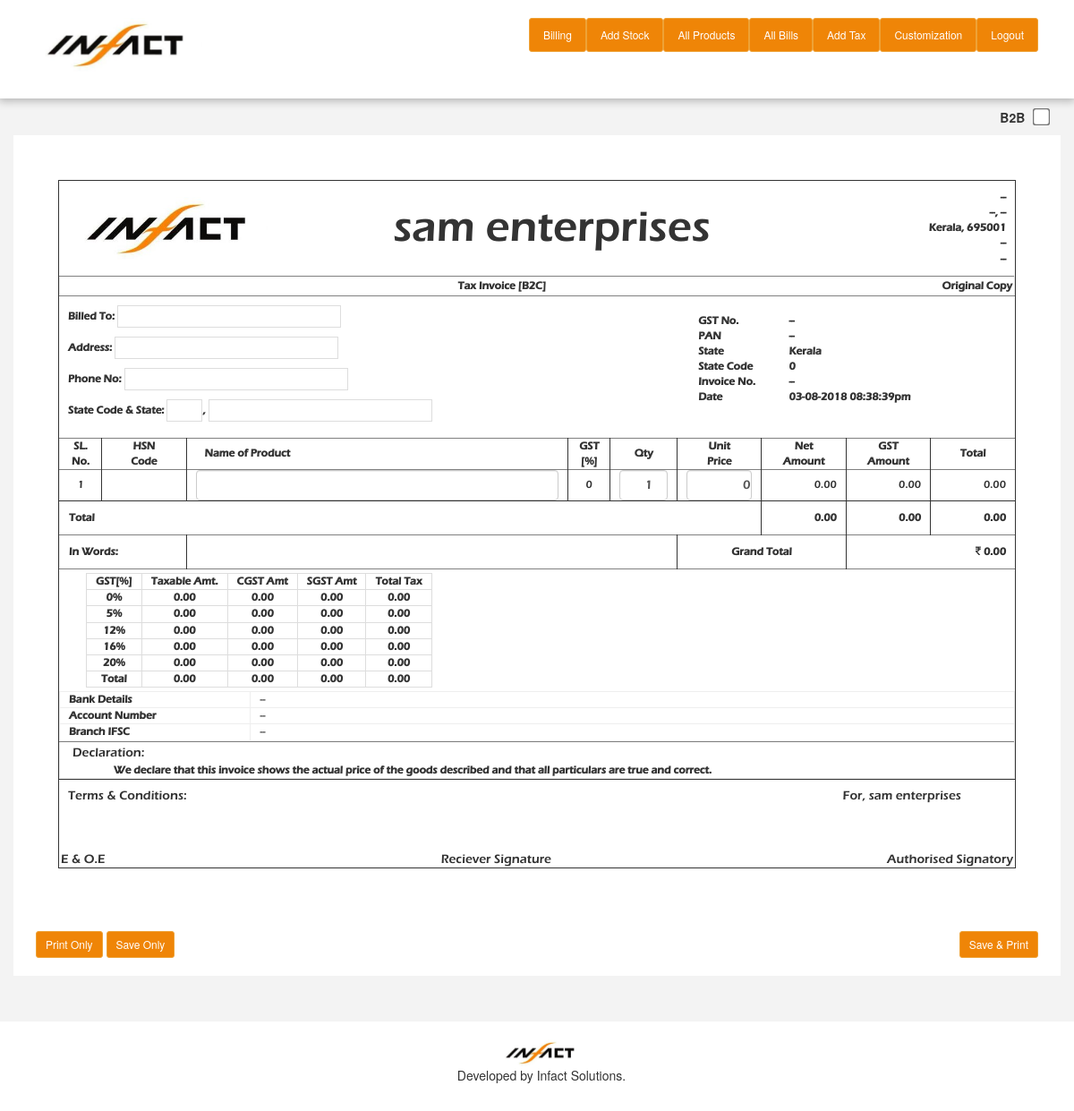
Screenshot of /billing.php (signed in) with the database file from the repository.
### tables this page shows
CREATE TABLE `company` (
  `id` int(11) NOT NULL AUTO_INCREMENT,
  `name` varchar(400) NOT NULL,
  `gst` varchar(30) NOT NULL,
  `pan` varchar(30) NOT NULL,
  `phone1` varchar(30) NOT NULL,
  `phone2` varchar(30) NOT NULL,
  `email` varchar(200) NOT NULL,
  `website` varchar(200) NOT NULL,
  `street` varchar(400) NOT NULL,
  `city` varchar(100) NOT NULL,
  `district` varchar(100) NOT NULL,
  `state` varchar(100) NOT NULL,
  `statecode` int(11) NOT NULL,
  `country` varchar(100) NOT NULL,
  `pin` int(11) NOT NULL,
  `bankname` varchar(100) NOT NULL,
  `bankaccno` varchar(100) NOT NULL,
  `bankifsc` varchar(100) NOT NULL,
  `created` date NOT NULL,
  `updated` date NOT NULL,
  `logo` varchar(200) NOT NULL,
  `password` varchar(50) NOT NULL,
  PRIMARY KEY (`id`)
);

CREATE TABLE `tax` (
  `id` int(11) NOT NULL AUTO_INCREMENT,
  `title` varchar(100) NOT NULL,
  `value` int(11) NOT NULL,
  `created` date NOT NULL,
  `updated` date NOT NULL,
  PRIMARY KEY (`id`)
);

### billing.php (the view, shortened to what this page needs)
<?php include("header.php");?>
<?php
$fetch_company_query = "SELECT * FROM `company`;";
$result_company = $conn->query($fetch_company_query);
if($result_company->num_rows>0){
	while($rows_company = $result_company->fetch_assoc()){
		$name 		= $rows_company['name'];
		$logo_url	= $rows_company['logo'];
		$gst 		= $rows_company['gst'];
		$pan 		= $rows_company['pan'];
		$state 		= $rows_company["state"];
		$statecode 	= $rows_company['statecode'];
		$phone1 	= $rows_company["phone1"];
		$email 		= $rows_company["email"];
		$street 	= $rows_company["street"];
		$city 		= $rows_company["city"];
		$district 	= $rows_company["district"];
		$state 		= $rows_company["state"];
		$pin 		= $rows_company["pin"];
		$bankname 	= $rows_company["bankname"];
		$bankaccno 	= $rows_company["bankaccno"];
		$bankifsc 	= $rows_company["bankifsc"];
	}
}
?>
<div class="container-fluid">
	<div class="container pad-v10">
		<div class="row">
			<div class="col-md-12 text-right">
				<b>B2B</b> &nbsp; <input type="checkbox" name="" class="type-change-field">
			</div>
		</div>
	</div>
	<div id="sectionToPrint" class="container bill-cont bill-table-container mar-b50">
		<div class="row">
			<div class="col-md-12">
				<div class="billing-table-container">
					<table class="bill-page-table" id="billHeader" width="100%" border="0">
						<tr>
							<th width="20%">
								<img alt="<?php echo $name;?>" class="bill-company-logo" src="<?php echo $logo_url;?>"/>
							</th>
							<th class="text-center">
								<h1 class="comp-name"><?php echo $name;?></h1>
							</th>
							<th width="20%" class="text-right">
								<p>
									<?php echo $street;?><br>
									<?php echo $city;?>, <?php echo $district;?><br>
									<?php echo $state;?>, <?php echo $pin;?><br>
									<?php echo $phone1;?><br>
									<?php echo $email;?><br>
								</p>
							</th>
						</tr>
					</table>
					<table class="bill-page-table" id="billHeaderSubInfo" width="100%" border="1">
						<tr>
							<th class="text-center">
								<span class="pull-right">Original Copy</span>
								<p class="bill-type-info">Tax Invoice [B2C]</p>
							</th>
						</tr>
					</table>
					<table class="bill-page-table" id="billHeaderInfo" width="100%" border="0">
						<tr>
							<th width="65%">
								<p>Billed To: <span class="customer-name-field" contentEditable></span></p>
								<p>Address: <span contentEditable class="customer-address-field"></span></p>
								<p>Phone No: <span class="customer-phone-field" contentEditable></span></p>
								<p>State Code &amp; State: <span class="state-code-field" contentEditable></span>, <span class="customer-state-field" contentEditable></span></p>
							</th>
							<th>
								<table>
									<tr>
										<th width="45%">GST No.</th>
										<td><?php echo $gst;?></td>
									</tr>
									<tr>
										<th>PAN</th>
										<td><?php echo $pan;?></td>
									</tr>
									<tr>
										<th>State</th>
										<td><?php echo $state;?></td>
									</tr>
									<tr>
										<th>State Code</th>
										<td><?php echo $statecode;?></td>
									</tr>
									<tr>
										<th>Invoice No.</th>
										<td class="bill-no-cell"> -- </td>
									</tr>
									<tr>
										<th>Date</th>
										<td><?php echo date("d-m-Y h:i:sa") ?></td>
									</tr>
								</table>
							</th>
						</tr>
					</table>
	<br>
					<table class="bill-page-table" id="billgeneratingTable" width="100%" border="1">
						<thead>
							<tr>
								<th width="4.42%" class="text-center">
									SL. <br>No.
								</th>
								<th width="8.84%" class="text-center">
									HSN<br>Code
								</th>
								<th class="text-left pad-h20">
									Name of Product
								</th>
								<th width="4.42%" class="text-center">
									GST <br>[%]
								</th>
								<th width="7%" class="text-center">
									Qty
								</th>
								<th width="8.84%" class="text-center">
									Unit <br>Price
								</th>
								<th width="8.84%" class="text-center">
									Net <br>Amount
								</th>
								<th width="8.84%" class="text-center">
									GST <br>Amount
								</th>
								<th width="8.84%" class="text-center">
									Total
								</th>
							</tr>
						</thead>
						<tbody id="billgeneratingTableBody">
							<tr class="billing-rows" data-row-count="1">
								<td class="text-center billcol-slno" data-row-count-slno="1">1</td>
								<td class="text-center billcol-code" data-row-count-code="1" ></td>
								<td class="text-center billcol-name">
									<input id="productInputField" class="form-control product-input-field" list="productsDdList" type="text" data-search-by="name" data-row-count-prdname="1"/>
								</td>
								<td class="text-center billcol-tax" data-row-count-prdtax="1">0</td>
								<td class="text-center billcol-qty">
									<input class="form-control form-pad-6 qty-input-field" data-row-count-prdqty="1" type="number" min="1" value="1" data-row-prd-rem="" />
								</td>
								<td class="text-center billcol-price">
									<input type="text" class="form-control form-pad-6 price-input-field" data-row-count-prdprice="1" min="0" value="0" />
								</td>
								<td class="text-center billcol-netamt" data-this-tax-val="0" data-row-count-netamt="1">0.00</td>
								<td class="text-center billcol-taxamt" data-row-count-taxamt="1">0.00</td>
								<td class="text-center billcol-total" data-row-count-prdttl="1">0.00</td>
							</tr><input type="hidden" class="hidden-id-input" data-row-count-id="1" />
						</tbody>
						<tfoot>
							<tr class="billing-table-foot">
								<th colspan="6" class="pad-h10 pad-v10">
									Total
								</th>
								<th id="netTotal" class="text-center pad-r10">
									0.00
								</th>
								<th id="gstTotal" class="text-center pad-r10">
									0.00
								</th>
								<th id="grandTotal" class="text-center pad-r10">
									0.00
								</th>
							</tr>
							<tr class="billing-table-foot-1">
								<th colspan="2" class="pad-h10 pad-v10 font-s11">
									In Words:
								</th>
								<th colspan="3" id="wordTotal" class="text-left pad-h10 capitalize font-s11">
								</th>
								<th colspan="2" class="text-center pad-h10 font-s11">
									Grand Total
								</th>
								<th colspan="2" id="finalTotal" class="text-right pad-h10 font-s11">
									0.00
								</th>
							</tr>
						</tfoot>
					</table>
					<table class="bill-page-table" id="billFootertax" border="1" style="border: 1px solid #ddd; margin: 4px 30px;">
						<tr>
							<th class="text-center pad-h10">GST[%]</th>
							<th class="text-center pad-h10">Taxable Amt.</th>
							<th class="text-center pad-h10">CGST Amt</th>
							<th class="text-center pad-h10">SGST Amt</th>
							<th class="text-center pad-h10">Total Tax</th>
						</tr>
<?php
	$sql_tax_table_query = 'SELECT * FROM `tax` ORDER BY `value` ASC;';
	$result_tax_table = $conn->query($sql_tax_table_query);
	if($result_tax_table->num_rows>0){
		while($rows = $result_tax_table->fetch_assoc()){
			echo '
				<tr class="tax-table-row" data-tax-row="'.$rows['value'].'">
					<th class="text-center">'.$rows['value'].'%</th>
					<th class="text-center" data-tax-row-taxable="'.$rows['value'].'"></th>
					<th class="text-center" data-tax-row-cgst="'.$rows['value'].'"></th>
					<th class="text-center" data-tax-row-sgst="'.$rows['value'].'"></th>
					<th class="text-center" data-tax-row-total="'.$rows['value'].'"></th>
				</tr>
			';
		}
		echo '
			<th class="text-center">Total</th>
			<th class="text-center taxable-amt-total"></th>
			<th class="text-center taxable-sgst-total"></th>
			<th class="text-center taxable-sgst-total"></th>
			<th class="text-center taxable-tax-total"></th>
		';
	}
?>
					</table>
					<table class="bill-page-table" id="billFooterBank" width="100%" border="1" style="border: none;">
						<tr>
							<th class="text-left pad-h10" width="20%">Bank Details</th>
							<td class="text-left pad-h10"><?php echo $bankname; ?></td>
						</tr>
						<tr>
							<th class="text-left pad-h10">Account Number</th>
							<td class="text-left pad-h10"><?php echo $bankaccno; ?></td>
						</tr>
						<tr>
							<th class="text-left pad-h10">Branch IFSC</th>
							<td class="text-left pad-h10"><?php echo $bankifsc; ?></td>
						</tr>
					</table>
					<table class="bill-page-table" id="billFooterDeclaration" width="100%" border="1">
						<tr>
							<th class="text-center">
								<h5 class="text-left pad-h10 mar-4">Declaration:</h5>
								<p class="text-left mar-b4" style="text-indent: 60px;">We declare that this invoice shows the actual price of the goods described and that all particulars are true and correct. </p>
							</th>
						</tr>
					</table>
					<table class="bill-page-table" id="billFooterTerms" width="100%" border="0">
						<tr>
							<th class="text-center">
								<h5> <span class="pull-left pad-h10"> Terms &amp; Conditions:</span> <span class="pull-right pad-r60 for-company-label">For, <?php echo $name; ?></span></h5>
								<br><br><br><br>
								<h5 class="footer-signature"><span class="pull-left">E &amp; O.E</span><span>Reciever Signature</span><span class="pull-right">Authorised Signatory</span></h5>
							</th>
						</tr>
					</table>
				</div>
			</div>
		</div>
	</div>
	<div class="container">
		<div class="row">
			<div class="col-md-12">
				<table id="printButtons" width="100%" border="0">
					<tr>
						<th class="pad-h10 pad-v10 text-left">
							<button id="billPrintOnly" class="btn btn-sm btn-warning">Print Only</button>
							<button id="billSaveOnly" class="btn btn-sm btn-warning">Save Only </button>
						</th>
						<th class="pad-h10 pad-v10 text-right">
							<button id="billPrintSave" class="btn btn-sm btn-warning">Save &amp; Print </button>
						</th>
					</tr>
				</table>
			</div>
		</div>
	</div>
</div>
<?php include("footer.php");?>

### header.php (shortened to what this page needs)
<!DOCTYPE html>
<html>
<head>
	<link rel="stylesheet" href="css/bootstrap-3.3.7.css">
	<link href="font-awesome/css/font-awesome.min.css" rel="stylesheet">
	<link rel="stylesheet" media="screen" type="text/css" href="css/datepicker-ui.css" />
	<link rel="stylesheet" href="css/style.css">
</head>
<body class="body-bg">
<header class="hdr-bg">
	<div class="container">
		<div class="row">
			<div class="col-md-4">
				<img src="img/logo.jpg" class="logo-img img-responsive"/>
			</div>
			<div class="col-md-8">
				<nav class="navbar navbar-default">
				  <div class="container-fluid">
				    <ul class="nav navbar-nav pull-right">
						<li><a href="billing.php" class="btn btn-xs btn-warning text-white">Billing</a></li>
						<li><a href="add_stock.php" class="btn btn-xs btn-warning text-white">Add Stock</a></li>
						<li><a href="product_list.php" class="btn btn-xs btn-warning text-white">All Products</a></li>
						<li><a href="bill_reports.php" class="btn btn-xs btn-warning text-white">All Bills</a></li>
						<li><a href="add_tax.php" class="btn btn-xs btn-warning text-white">Add Tax</a></li>
						<li><a href="add_basics.php" class="btn btn-xs btn-warning text-white">Customization</a></li>
						<li><a href="logout.php" class="btn btn-xs btn-warning text-white">Logout</a></li>
				    </ul>
				  </div>
				</nav>
			</div>
		</div>
	</div>
</header>

### footer.php
	<footer>
		<div class="container">
			<img class="footer-logo" src="img/logo.jpg" /><br>
			<p>Developed by Infact Solutions. </p>
		</div>
	</footer>
</body>
</html>

### css/style.css (style rules this page uses)
header { padding: 20px; }
.hdr-bg { background-color: white; box-shadow: 0 0 10px 2px rgba(0,0,0,.3); }
.body-bg { background-color: rgb(243, 243, 243); }
.bill-cont { padding: 50px; min-height: 600px; }
header .logo-img { max-height: 60px; }
.btn-warning { background-color: #ef8507; }
.pad-h10 { padding-left: 10px; padding-right: 10px; }
.pad-h20 { padding-left: 20px; padding-right: 20px; }
.pad-v10 { padding-top: 10px; padding-bottom: 10px; }
.mar-b50 { margin-bottom: 50px; }
.pad-r60 { padding-right: 60px; }
.mar-4 { margin: 4px; }
.mar-b4 { margin-bottom: 4px; }
.font-s11 { font-size: 12px !important; font-weight: bold; }
.capitalize { text-transform: capitalize; }
footer { padding: 20px; background-color: white; text-align: center; }
.footer-logo { max-height: 30px; }
.form-pad-6 { padding: 6px; }
.text-white { color: white !important; padding-top: 8px !important; padding-bottom: 8px !important; }
.navbar-default { background-color: transparent; border: none; }
.navbar-nav { background-color: transparent; }
#sectionToPrint { font-size: 12px; }
.bill-company-logo { max-height: 70px; }
.bill-table-container { background-color: white; font-family: 'Eras_Demi_ITC'; }
#billgeneratingTable td { padding: 0 10px; }
.billing-table-container { border: 1px solid #333; margin-bottom: 70px; }
.billing-table-foot th,.billing-table-foot-1 th,#billgeneratingTable th,#billgeneratingTable td { border-right: 1px solid #333; }
.billing-table-foot th,#billFooterTerms { border-top: 1px solid #333; }
.billing-table-foot th:last-child,.billing-table-foot-1 th:last-child,#billgeneratingTable th:last-child,#billgeneratingTable td:last-child { border-right: none; }
.billing-table-container table { border-right: none; border-left: none; }
table#billHeader th { padding: 10px; }
#billHeader h1 { font-size: 48px; margin-top: 10px; }
table#billHeaderInfo th { padding-left: 10px; }
table#billHeaderSubInfo th { padding: 2px; }
table#billHeaderInfo p { margin-top: 10px; }
span[contentEditable] { padding: 3px 10px; border: 1px solid #ddd; min-width: 250px; display: inline-block; min-height: 14px; }
.state-code-field { min-width: 40px !important; }
#printButtons { margin-top: -110px; }
.price-input-field,.qty-input-field { text-align: right; padding: 0 1px 0 0; }
.billcol-netamt,.billcol-taxamt,.billcol-total,#netTotal,#gstTotal,#grandTotal { text-align: right; }
.pad-r10 { padding-right: 10px; }
.type-change-field { font-size: 20px; transform: scale(1.5,1.5); display: inline-block; }
.billing-rows { border-bottom: none; }
#sectionToPrint p { margin: 0; }
#billFooterDeclaration { border-bottom: none; }
.footer-signature { margin: 0; padding: 2px; }

### rows the page displays
company: logo (picture), name "sam enterprises", street "--", city "--", district "--", state "Kerala", pin "695001", phone1 "--", email "--", gst "--", pan "--", statecode "0", bankname "--", bankaccno "--", bankifsc "--"
tax: value "0"
tax: value "5"
tax: value "12"
tax: value "16"
tax: value "20"
